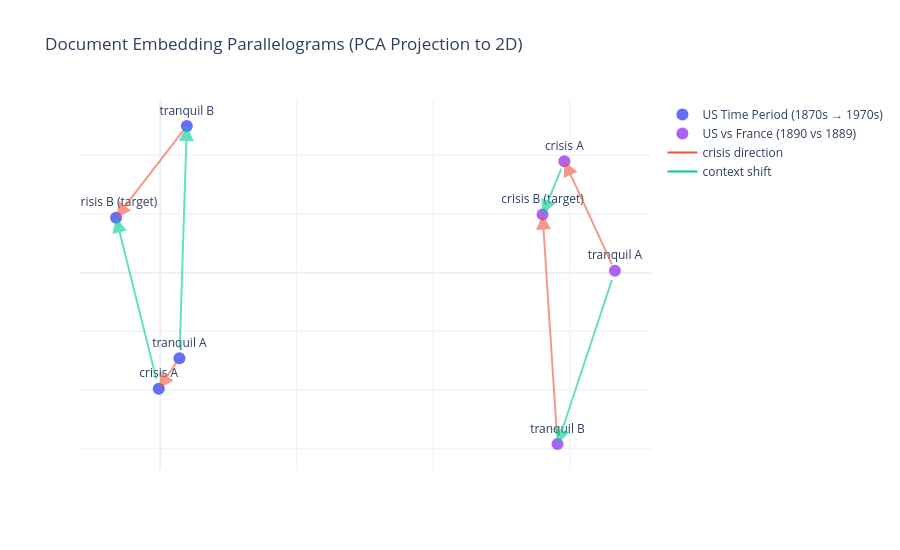

Here is the notebook cell this chart was saved with:
### Markdown cell above
### Document-Level Parallelogram in 2D

As with king/queen above, we can project the four articles from each quadruplet
into 2D to visualize the parallelogram structure.

### Code cell
from sklearn.decomposition import PCA as PCA_doc

fig_doc = go.Figure()

for idx, (analogy_name, q) in enumerate(ANALOGY_QUADRUPLETS.items()):
    labels = [q["B_label"], q["A_label"], q["C_label"], q["D_label"]]
    ids = [q["B"], q["A"], q["C"], q["D"]]
    vecs_doc = np.array([get_article_vec(aid, doc_df) for aid in ids])

    pca_doc = PCA_doc(n_components=2)
    coords_doc = pca_doc.fit_transform(vecs_doc)

    col_offset = idx * 3  # separate the two quadruplets horizontally
    coords_doc[:, 0] += col_offset * 2

    color_pts = "#636EFA" if idx == 0 else "#AB63FA"
    fig_doc.add_trace(go.Scatter(
        x=coords_doc[:, 0], y=coords_doc[:, 1],
        mode="markers+text",
        text=["tranquil A", "crisis A", "tranquil B", "crisis B (target)"],
        textposition="top center",
        marker=dict(size=12, color=color_pts),
        name=analogy_name.replace("\n", " "),
        hovertext=labels,
    ))

    # Draw parallelogram edges
    for i_from, i_to, color in [
        (0, 1, "#EF553B"),  # tranquil_A → crisis_A (crisis direction)
        (2, 3, "#EF553B"),  # tranquil_B → crisis_B (crisis direction)
        (0, 2, "#00CC96"),  # tranquil_A → tranquil_B (context shift)
        (1, 3, "#00CC96"),  # crisis_A → crisis_B (context shift)
    ]:
        fig_doc.add_annotation(
            x=coords_doc[i_to, 0], y=coords_doc[i_to, 1],
            ax=coords_doc[i_from, 0], ay=coords_doc[i_from, 1],
            xref="x", yref="y", axref="x", ayref="y",
            showarrow=True, arrowhead=2, arrowsize=1.5, arrowwidth=2,
            arrowcolor=color, opacity=0.6,
        )

fig_doc.add_trace(go.Scatter(x=[None], y=[None], mode="lines",
    line=dict(color="#EF553B", width=2), name="crisis direction"))
fig_doc.add_trace(go.Scatter(x=[None], y=[None], mode="lines",
    line=dict(color="#00CC96", width=2), name="context shift"))

fig_doc.update_layout(
    title="Document Embedding Parallelograms (PCA Projection to 2D)",
    height=550, template="plotly_white",
    xaxis=dict(showticklabels=False, title=""),
    yaxis=dict(showticklabels=False, title=""),
)
fig_doc.show()

### Figure 1 — Plotly figure (JSON) as saved in the notebook; plotly's stock layout.template omitted (floating-point values rounded to 4 significant figures)
{"data": [{"hovertext": ["US 1871 tranquil — Memphis routine finance", "US 1873 crisis — Jay Cooke & Co. suspension", "US 1972 tranquil — Dow Jones above 1,000", "US 1974 crisis — Franklin National Bank failure"], "marker": {"color": "#636EFA", "size": 12}, "mode": "markers+text", "name": "US Time Period (1870s → 1970s)", "text": ["tranquil A", "crisis A", "tranquil B", "crisis B (target)"], "textposition": "top center", "type": "scatter", "x": [0.2806, -0.02188, 0.3889, -0.6476], "y": [-0.2914, -0.3956, 0.4997, 0.1872]}, {"hovertext": ["US 1888 tranquil — Treasury Secretary surplus estimate", "US 1890 crisis — Wall Street panic (Richmond Times)", "France 1887 tranquil — Bank of France silver coin handling", "France 1889 crisis — Comptoir d'Escompte reconstruction"], "marker": {"color": "#AB63FA", "size": 12}, "mode": "markers+text", "name": "US vs France (1890 vs 1889)", "text": ["tranquil A", "crisis A", "tranquil B", "crisis B (target)"], "textposition": "top center", "type": "scatter", "x": [6.661, 5.92, 5.819, 5.6], "y": [0.006199, 0.38, -0.584, 0.1978]}, {"line": {"color": "#EF553B", "width": 2}, "mode": "lines", "name": "crisis direction", "type": "scatter", "x": [null], "y": [null]}, {"line": {"color": "#00CC96", "width": 2}, "mode": "lines", "name": "context shift", "type": "scatter", "x": [null], "y": [null]}], "layout": {"annotations": [{"arrowcolor": "#EF553B", "arrowhead": 2, "arrowsize": 1.5, "arrowwidth": 2, "ax": 0.2806, "axref": "x", "ay": -0.2914, "ayref": "y", "opacity": 0.6, "showarrow": true, "x": -0.02188, "xref": "x", "y": -0.3956, "yref": "y"}, {"arrowcolor": "#EF553B", "arrowhead": 2, "arrowsize": 1.5, "arrowwidth": 2, "ax": 0.3889, "axref": "x", "ay": 0.4997, "ayref": "y", "opacity": 0.6, "showarrow": true, "x": -0.6476, "xref": "x", "y": 0.1872, "yref": "y"}, {"arrowcolor": "#00CC96", "arrowhead": 2, "arrowsize": 1.5, "arrowwidth": 2, "ax": 0.2806, "axref": "x", "ay": -0.2914, "ayref": "y", "opacity": 0.6, "showarrow": true, "x": 0.3889, "xref": "x", "y": 0.4997, "yref": "y"}, {"arrowcolor": "#00CC96", "arrowhead": 2, "arrowsize": 1.5, "arrowwidth": 2, "ax": -0.02188, "axref": "x", "ay": -0.3956, "ayref": "y", "opacity": 0.6, "showarrow": true, "x": -0.6476, "xref": "x", "y": 0.1872, "yref": "y"}, {"arrowcolor": "#EF553B", "arrowhead": 2, "arrowsize": 1.5, "arrowwidth": 2, "ax": 6.661, "axref": "x", "ay": 0.006199, "ayref": "y", "opacity": 0.6, "showarrow": true, "x": 5.92, "xref": "x", "y": 0.38, "yref": "y"}, {"arrowcolor": "#EF553B", "arrowhead": 2, "arrowsize": 1.5, "arrowwidth": 2, "ax": 5.819, "axref": "x", "ay": -0.584, "ayref": "y", "opacity": 0.6, "showarrow": true, "x": 5.6, "xref": "x", "y": 0.1978, "yref": "y"}, {"arrowcolor": "#00CC96", "arrowhead": 2, "arrowsize": 1.5, "arrowwidth": 2, "ax": 6.661, "axref": "x", "ay": 0.006199, "ayref": "y", "opacity": 0.6, "showarrow": true, "x": 5.819, "xref": "x", "y": -0.584, "yref": "y"}, {"arrowcolor": "#00CC96", "arrowhead": 2, "arrowsize": 1.5, "arrowwidth": 2, "ax": 5.92, "axref": "x", "ay": 0.38, "ayref": "y", "opacity": 0.6, "showarrow": true, "x": 5.6, "xref": "x", "y": 0.1978, "yref": "y"}], "height": 550, "title": {"text": "Document Embedding Parallelograms (PCA Projection to 2D)"}, "xaxis": {"showticklabels": false, "title": {"text": ""}}, "yaxis": {"showticklabels": false, "title": {"text": ""}}}}
